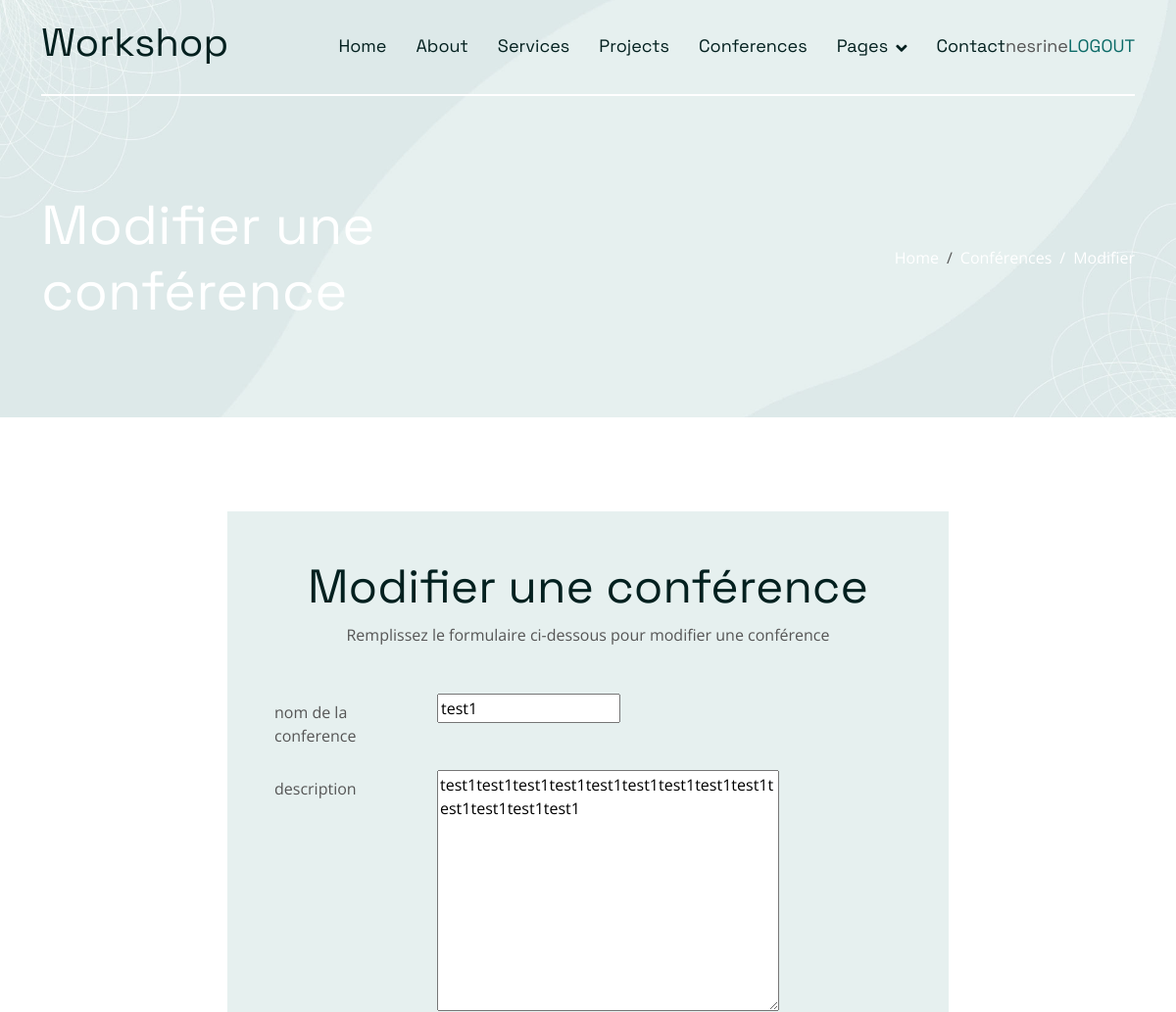
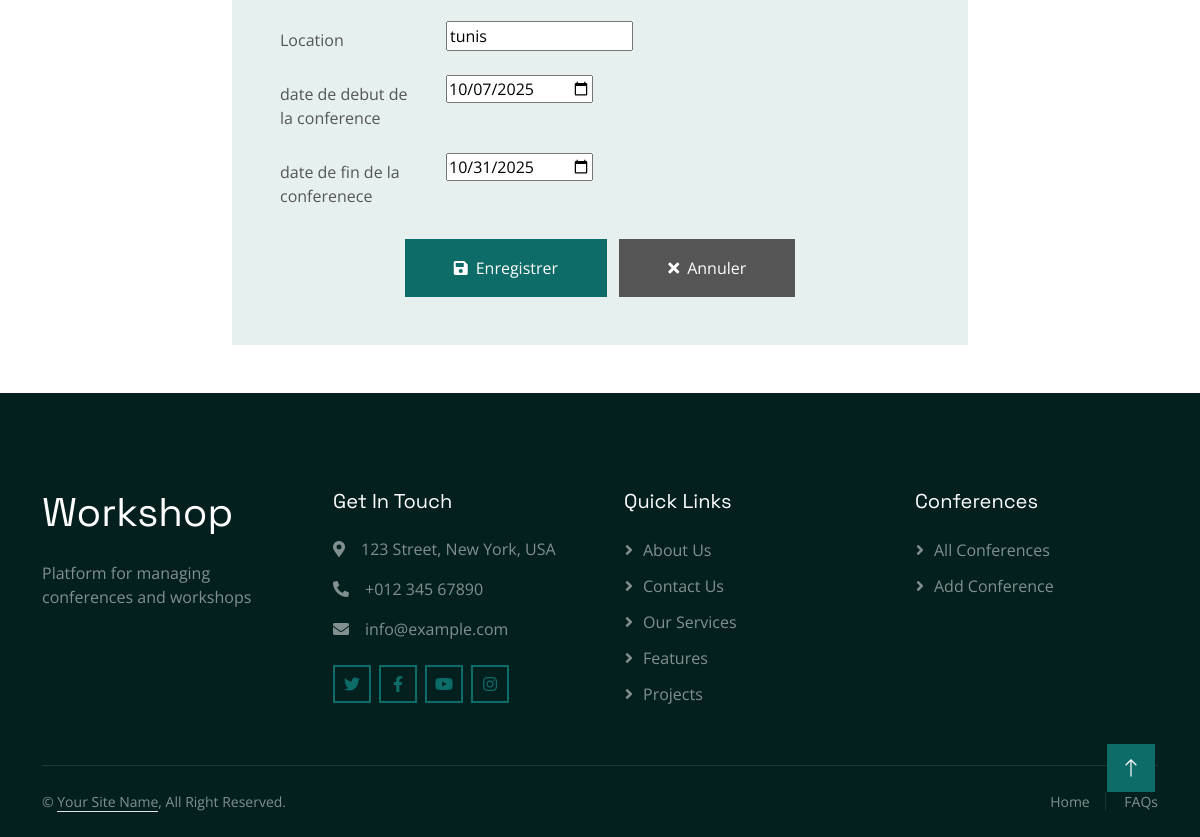
Page /conferences/1/edit/ (signed in) on the committed database (2 pictures, top to bottom).
### UserApp/models.py (models this page shows, shortened)
class User(AbstractUser):
    user_id=models.CharField(max_length=8, primary_key=True,unique=True,editable=False)
    first_name = models.CharField(max_length=100, validators=[name_validator])
    last_name = models.CharField(max_length=100, validators=[name_validator])
    email = models.EmailField(unique=True,validators=[verify_email])
    affiliation = models.CharField(max_length=255)
    nationality= models.CharField(max_length=255)
    role=[
        ('participant', 'Participant'),
        ('organisateur', 'membre commite organisateur'),
    ]
    role = models.CharField(max_length=255, choices=role, default='participant')
    created_at=models.DateTimeField(auto_now_add=True)
    updated_at=models.DateTimeField(auto_now=True)

### ConferenceApp/models.py (models this page shows, shortened)
class conference(models.Model):
    conference_id=models.AutoField(primary_key=True)
    title=models.CharField(max_length=255)
    description=models.TextField(
        validators=[MinLengthValidator(limit_value=30,message="Description must be at least 30 characters long.")]
        )
    location=models.CharField(max_length=255)
    start_date=models.DateField()
    end_date=models.DateField()
    THEME_CHOICES = [
        ('CS&AI', 'Computer Science and Artificial Intelligence'),
        ('CS', 'Social Science'),
        ('DS', 'Data Science'),
    ]
    theme = models.CharField(max_length=255, choices=THEME_CHOICES, default='CS&AI')
    created_at=models.DateTimeField(auto_now_add=True)
    updated_at=models.DateTimeField(auto_now=True)

### ConferenceApp/views.py (the view)
# urls.py: path('<int:pk>/edit/', ConferenceUpdate.as_view(), name='conference_edit'),
class ConferenceUpdate(LoginRequiredMixin,UpdateView):
    model=conference
    template_name="conference/conference_form.html"
    form_class=ConferenceModel
    success_url=reverse_lazy("conference_liste")

### ConferenceApp/forms.py
class ConferenceModel(forms.ModelForm):
    class Meta:
        model=conference
        fields=['title','description','location','start_date', 'end_date']
        labels={
            'title':"nom de la conference",
            'description':"description",
            'location':"Location",
            'start_date':"date de debut de la conference",
            'end_date':"date de fin de la conferenece"
        }
        widgets={
            'title':forms.TextInput(
                attrs={
                    'placeholder':"ex conference"
                }
            ),
            'start_date' :forms.DateInput(
                attrs={
                    'type':'date',
                    'placeholder':"date de debut"
                }
            ), # type: ignore
            'end_date' :forms.DateInput(
                attrs={
                    'type':'date',
                    'placeholder':"date de debut"
                }
            ) # type: ignore
        }

### ConferenceApp/Templates/Conference/conference_form.html (shortened to what this page needs)
{% extends "base.html" %}
{% load static %}
{% block content %}
<div class="container-fluid pb-5 bg-primary hero-header mb-5">
    <div class="container py-5">
        <div class="row g-3 align-items-center">
            <div class="col-lg-6 text-center text-lg-start">
                <h1 class="display-4 text-white mb-0 animated slideInLeft">
                    {% if view.object.pk %}Modifier{% else %}Ajouter{% endif %} une conférence
                </h1>
            </div>
            <div class="col-lg-6 animated slideInRight">
                <nav aria-label="breadcrumb">
                    <ol class="breadcrumb justify-content-center justify-content-lg-end mb-0">
                        <li class="breadcrumb-item"><a href="{% url 'index' %}" class="text-white">Home</a></li>
                        <li class="breadcrumb-item"><a href="{% url 'conference_liste' %}" class="text-white">Conférences</a></li>
                        <li class="breadcrumb-item text-white active" aria-current="page">
                            {% if view.object.pk %}Modifier{% else %}Ajouter{% endif %}
                        </li>
                    </ol>
                </nav>
            </div>
        </div>
    </div>
</div>
<div class="container-fluid py-5">
    <div class="container">
        <div class="row justify-content-center">
            <div class="col-lg-8">
                <div class="bg-light rounded p-4 p-sm-5 wow fadeIn" data-wow-delay="0.1s">
                    <div class="text-center mx-auto mb-5">
                        <h1 class="display-5">{% if view.object.pk %}Modifier{% else %}Ajouter{% endif %} une conférence</h1>
                        <p class="mb-0">Remplissez le formulaire ci-dessous pour {% if view.object.pk %}modifier{% else %}créer{% endif %} une conférence</p>
                    </div>
                    <form method="post" class="wow fadeIn" data-wow-delay="0.3s">
                        {% for field in form %}
                        <div class="row mb-3">
                            <label for="{{ field.id_for_label }}" class="col-sm-3 col-form-label">{{ field.label }}</label>
                            <div class="col-sm-9">
                                {{ field }}
                            </div>
                        </div>
                        {% endfor %}
                        <div class="text-center mt-4">
                            <button type="submit" class="btn btn-primary py-3 px-5">
                                <i class="fa fa-save me-2"></i>Enregistrer
                            </button>
                            <a href="{% url 'conference_liste' %}" class="btn btn-secondary py-3 px-5 ms-2">
                                <i class="fa fa-times me-2"></i>Annuler
                            </a>
                        </div>
                    </form>
                </div>
            </div>
        </div>
    </div>
</div>
{% endblock %}

### Workshop/templates/base.html (shortened to what this page needs)
{% load static %}
<!DOCTYPE html>
<html lang="en">
<head>
    <link href="https://cdnjs.cloudflare.com/ajax/libs/font-awesome/5.10.0/css/all.min.css" rel="stylesheet">
    <link href="https://cdn.jsdelivr.net/npm/bootstrap-icons@1.4.1/font/bootstrap-icons.css" rel="stylesheet">
    <link href="{% static 'lib/animate/animate.min.css' %}" rel="stylesheet">
    <link href="{% static 'lib/owlcarousel/assets/owl.carousel.min.css' %}" rel="stylesheet">
    <link href="{% static 'css/bootstrap.min.css' %}" rel="stylesheet">
    <link href="{% static 'css/style.css' %}" rel="stylesheet">
</head>
<body>
    <div class="container-fluid sticky-top">
        <div class="container">
            <nav class="navbar navbar-expand-lg navbar-light border-bottom border-2 border-white">
                <a href="{% url 'index' %}" class="navbar-brand">
                    <h1>Workshop</h1>
                </a>
                <div class="collapse navbar-collapse" id="navbarCollapse">
                    <div class="navbar-nav ms-auto">
                        <a href="{% url 'index' %}" class="nav-item nav-link">Home</a>
                        <a href="{% url 'about' %}" class="nav-item nav-link">About</a>
                        <a href="{% url 'service' %}" class="nav-item nav-link">Services</a>
                        <a href="{% url 'project' %}" class="nav-item nav-link">Projects</a>
                        <a href="{% url 'conference_liste' %}" class="nav-item nav-link">Conferences</a>
                        <div class="nav-item dropdown">
                            <a href="#" class="nav-link dropdown-toggle" data-bs-toggle="dropdown">Pages</a>
                        </div>
                        <a href="{% url 'contact' %}" class="nav-item nav-link">Contact</a>
                        {% if user.is_authenticated %}
                    <a>{{user.username}}</a>
                     <a href="{% url 'logout' %}">LOGOUT</a>
                    {% else %}
                    <a href="{% url 'login' %}">login</a>
                    <a href="{% url 'register'%}">Inscription</a>
                    {% endif %}
                    </div>
                </div>
            </nav>
        </div>
    </div>
    {% block content %}{% endblock %}
    <div class="container-fluid bg-dark text-white-50 footer pt-5">
        <div class="container py-5">
            <div class="row g-5">
                <div class="col-md-6 col-lg-3 wow fadeIn" data-wow-delay="0.1s">
                    <a href="{% url 'index' %}" class="d-inline-block mb-3">
                        <h1 class="text-white">Workshop</h1>
                    </a>
                    <p class="mb-0">Platform for managing conferences and workshops</p>
                </div>
                <div class="col-md-6 col-lg-3 wow fadeIn" data-wow-delay="0.3s">
                    <h5 class="text-white mb-4">Get In Touch</h5>
                    <p><i class="fa fa-map-marker-alt me-3"></i>123 Street, New York, USA</p>
                    <p><i class="fa fa-phone-alt me-3"></i>+012 345 67890</p>
                    <p><i class="fa fa-envelope me-3"></i>info@example.com</p>
                    <div class="d-flex pt-2">
                        <a class="btn btn-outline-primary btn-square border-2 me-2" href="#"><i class="fab fa-twitter"></i></a>
                        <a class="btn btn-outline-primary btn-square border-2 me-2" href="#"><i class="fab fa-facebook-f"></i></a>
                        <a class="btn btn-outline-primary btn-square border-2 me-2" href="#"><i class="fab fa-youtube"></i></a>
                        <a class="btn btn-outline-primary btn-square border-2 me-2" href="#"><i class="fab fa-instagram"></i></a>
                    </div>
                </div>
                <div class="col-md-6 col-lg-3 wow fadeIn" data-wow-delay="0.5s">
                    <h5 class="text-white mb-4">Quick Links</h5>
                    <a class="btn btn-link" href="{% url 'about' %}">About Us</a>
                    <a class="btn btn-link" href="{% url 'contact' %}">Contact Us</a>
                    <a class="btn btn-link" href="{% url 'service' %}">Our Services</a>
                    <a class="btn btn-link" href="{% url 'feature' %}">Features</a>
                    <a class="btn btn-link" href="{% url 'project' %}">Projects</a>
                </div>
                <div class="col-md-6 col-lg-3 wow fadeIn" data-wow-delay="0.7s">
                    <h5 class="text-white mb-4">Conferences</h5>
                    <a class="btn btn-link" href="{% url 'conference_liste' %}">All Conferences</a>
                    <a class="btn btn-link" href="{% url 'conference_add' %}">Add Conference</a>
                </div>
            </div>
        </div>
        <div class="container wow fadeIn" data-wow-delay="0.1s">
            <div class="copyright">
                <div class="row">
                    <div class="col-md-6 text-center text-md-start mb-3 mb-md-0">
                        &copy; <a class="border-bottom" href="#">Your Site Name</a>, All Right Reserved.
                    </div>
                    <div class="col-md-6 text-center text-md-end">
                        <div class="footer-menu">
                            <a href="{% url 'index' %}">Home</a>
                            <a href="#">FAQs</a>
                        </div>
                    </div>
                </div>
            </div>
        </div>
    </div>
    <a href="#" class="btn btn-lg btn-primary btn-lg-square back-to-top"><i class="bi bi-arrow-up"></i></a>
</body>
</html>

### Workshop/static/css/style.css (style rules this page uses)
.back-to-top { position: fixed; display: none; right: 45px; bottom: 45px; z-index: 99; }
.btn { transition: .5s; }
.btn-square { width: 38px; height: 38px; }
.btn-lg-square { width: 48px; height: 48px; }
.btn-square, .btn-sm-square, .btn-lg-square { padding: 0; display: flex; align-items: center; justify-content: center; font-weight: normal; }
.sticky-top { top: -150px; transition: .5s; }
.navbar { padding: 15px 0; font-family: "Space Grotesk", sans-serif; font-size: 18px; }
.navbar .navbar-nav .nav-link { margin-left: 30px; padding: 0; outline: none; color: var(--bs-dark); }
.navbar .dropdown-toggle::after { border: none; content: "\f107"; font-family: "Font Awesome 5 Free"; font-weight: 900; vertical-align: middle; margin-left: 8px; }
.hero-header { margin-top: -100px; padding-top: 150px; background: url(../img/hero-bg.jpg) top center no-repeat; background-size: cover; }
.hero-header .breadcrumb-item+.breadcrumb-item::before { color: var(--light); }
.footer .btn.btn-link { display: block; margin-bottom: 10px; padding: 0; text-align: left; color: rgba(255,255,255,.5); font-weight: normal; transition: .3s; }
.footer .btn.btn-link::before { position: relative; content: "\f105"; font-family: "Font Awesome 5 Free"; font-weight: 900; margin-right: 10px; }
.footer .copyright { padding: 25px 0; font-size: 14px; border-top: 1px solid rgba(256, 256, 256, .1); }
.footer .copyright a { color: rgba(255,255,255,.5); }
.footer .footer-menu a { margin-right: 15px; padding-right: 15px; border-right: 1px solid rgba(255, 255, 255, .1); }
.footer .footer-menu a:last-child { margin-right: 0; padding-right: 0; border-right: none; }

### rows in the picture
User: username "nesrine"
conference: form "test1" "test1test1test1test1test1test1test1test1test1test1test1test1test1" "tunis" "10/07/2025" "10/31/2025"

### other values in the picture
{{ field.label }} "nom de la conference" "description" "Location" "date de debut de la conference" "date de fin de la conferenece"
